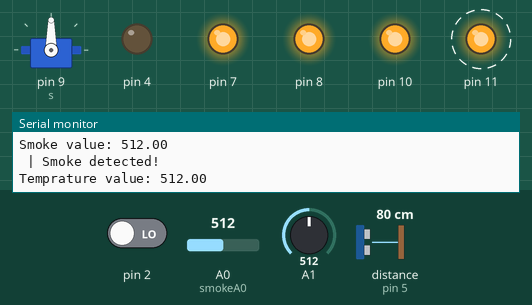
Recording of a sketch running on a simulated Arduino Leonardo, built with avr-gcc and run on an emulated ATmega32U4. Shown: servo, output pins drawn as LEDs (lit = HIGH), the last lines printed to the serial monitor. Wiring (inferred from the names in the program): ultrasonic range finder: trigger pin 6; echo pin 5. Dashed ring = blinking. Inputs (shaded band) come from the test bench; at power-on: distance to the obstacle (sensor on pin 5) 80 cm, A1 = 512, A0 (smokeA0) = 512, pin 2 LOW. The echo pulse lasts 58.3 µs per cm; pins used as bus, display or sensor lines are not drawn.

Above: at 3.2 s.
3.3 s: distance to the obstacle (sensor on pin 5) set to 35 cm
At 4.6 s:
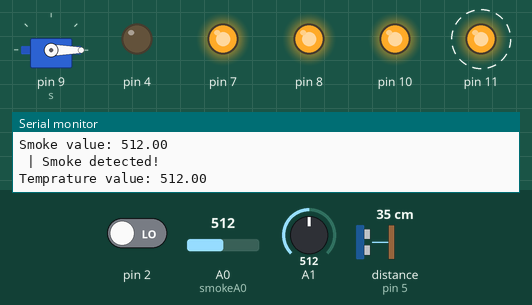
8.9 s: distance to the obstacle (sensor on pin 5) set to 28 cm
At 10.4 s:
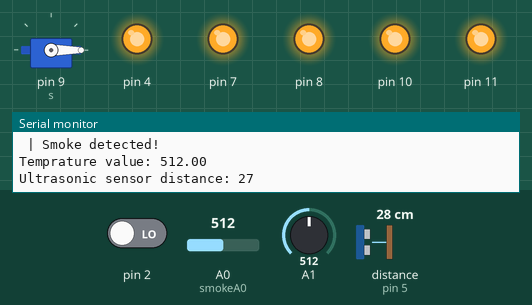
11.5 s: A1 set to 131
13.9 s: A1 set to 106
At 16.9 s:
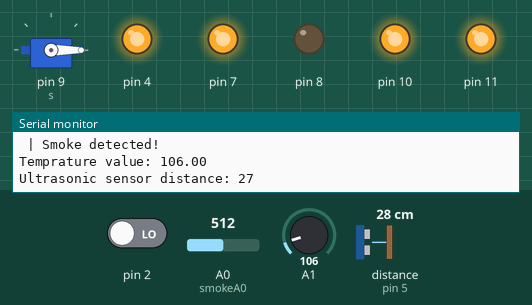
19.5 s: A0 (smokeA0) set to 209
23.3 s: A0 (smokeA0) set to 192
At 24.8 s:
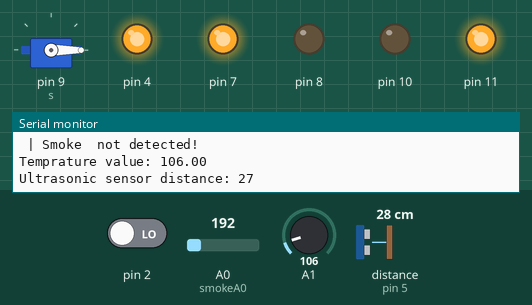
Timing chart, 0 to 26.3 s (numbered marks = the images above; inputs shaded):
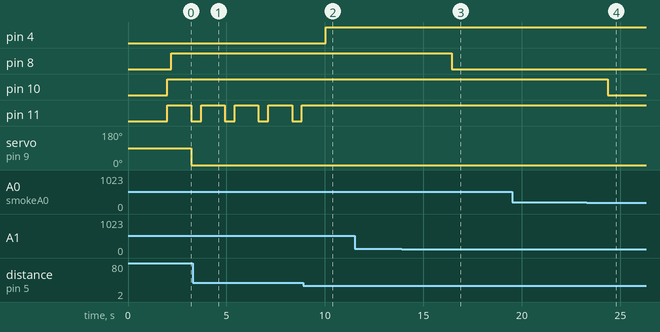

Measured:
- the behaviour switches between 32 and 31 cm on distance to the obstacle (sensor on pin 5) (found by bisection; images 1 and 2)
- the behaviour switches between 120 and 119 on A1 (found by bisection; images 2 and 3)
- the behaviour switches between 201 and 200 on A0 (smokeA0) (found by bisection; images 3 and 4)
- after the input at 8.9 s, pin 4: LOW → HIGH after 1.1 s; pin 11: stays HIGH (without the input it goes to LOW after 1.1 s)
- after the input at 13.9 s, pin 8: HIGH → LOW after 2.5 s
- after the input at 23.3 s, pin 10: HIGH → LOW after 1.1 s
- by itself, pin 11: alternates HIGH for 1.2 s and LOW for 0.50 s

The sketch:

main_code_Arduino.ino
```cpp
#include<Servo.h>
#include <Mouse.h>
const int trigpin= 6;
const int echopin= 5;
long duration;
int distance;
Servo s;
String gateStatus = "closed";
int smokeA0 = A0;
void setup() {
  s.attach(9);
  pinMode(trigpin,OUTPUT);
  pinMode(echopin,INPUT);
  pinMode(4,OUTPUT);
  pinMode(7,OUTPUT);
  pinMode(2,INPUT);
  pinMode(11,OUTPUT);
  pinMode(8,OUTPUT);
  pinMode(10,OUTPUT);
  Serial.begin(9600); // sets the serial port to 9600
  Serial.println("Gas sensor warming up!");
  delay(2000); // allow the MQ-2 to warm up
  digitalWrite(7,HIGH);
}


void loop() {

  //Smoke sensor code
  float smoke = analogRead(smokeA0);
  Serial.print("Smoke value: ");
  Serial.println(smoke);
  if(smoke > 200)
  {
    Serial.println(" | Smoke detected!");
    digitalWrite(10,HIGH);
    digitalWrite(11,HIGH);
    delay(200);
  }
  else
  {
     Serial.println(" | Smoke  not detected!");
     digitalWrite(10,LOW);
     digitalWrite(11,LOW);
  }

  //Temprature sensor code
  float temp = analogRead(A1);
  Serial.print("Temprature value: ");
  Serial.println(temp);
  if(temp >= 120)
  {
    digitalWrite(8,HIGH);
    digitalWrite(11,HIGH);
    delay(1000);
  }
  else
  {
    digitalWrite(8,LOW);
    digitalWrite(11,LOW);
  }


  //Ultrasonic sensor code
  digitalWrite(trigpin,HIGH);
  delayMicroseconds(10);
  digitalWrite(trigpin,LOW);
  duration=pulseIn(echopin,HIGH);
  distance = duration*0.034/2;
  Serial.print("Ultrasonic sensor distance: ");
  Serial.println(distance);

  if(distance <=30)
  {
    digitalWrite(4,HIGH);
    digitalWrite(11,HIGH);
    delay(2000);
  }
  else
  {
    digitalWrite(4,LOW);
    digitalWrite(11,LOW);
  }


  //Gate state configuartion.
  if (gateStatus == "closed")
  {
    s.write(0);
  }
  else
  {
    s.write(180);
  }
  checkGateStatus();
  delay(500); // wait 500ms for next reading
}

void checkGateStatus()
{
  int value = digitalRead(2);
  if(value==HIGH)
  {
    gateStatus = "open";
  }
  else
  {
    gateStatus = "closed";
  }
}
```
